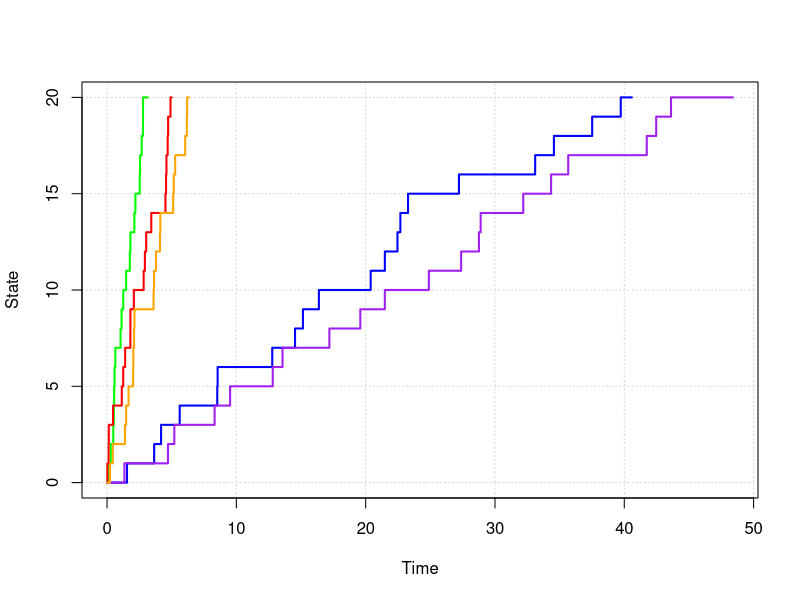

Write the R code that produced this figure.
# Simulación 6.1

# Especificación de parámetros
p<- c(0.3,0.7)
lambda<- c(4, 0.5)
njumps<- 20

# Especificación de los estads y tiempos como dataframes
time<- data.frame()
N<- data.frame()

# Especificación del seed
set.seed(6335044)

# Simulación de la trayectoria
for(j in 1:5)  {
  
# Fijamos el valor de tasa
Lambda<- lambda[sample(1:2, 1, prob=p)]

# Ajuste de los valores iniciales 
time[1,j]<- 0
N[1,j]<- 0

# Simulación de la trayectoria
i<- 2

repeat {
time[i,j]<- time[i-1,j]+round((-1/Lambda)*log(runif(1)),3)-0.001
N[i,j]<- N[i-1,j]
  
if(i==2*njumps+2) break
else {
  time[i+1,j]<- time[i,j]+0.001
    N[i+1,j]<- N[i,j]+1
      i<- i+2
   }
}
}

# Ploteo de la trayectoria
matplot(time, N, type="l", lty=1, lwd=2, col=c("blue", "green", "red", 
"purple", "orange"), xlab="Time", ylab="State",
panel.first=grid())

